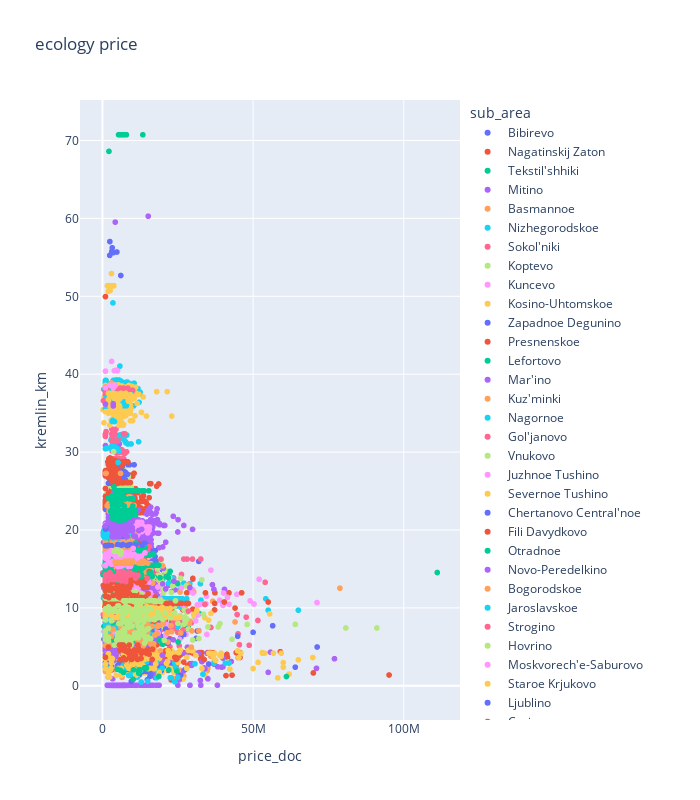

Notebook code cell kept with this figure:
### Code cell
fig = px.scatter(
    sber_data,
    x='price_doc',
    y='kremlin_km',
    color='sub_area',
    title='ecology price',
    width=700,
    height=800,
    orientation='v'
    #notched=True,
    #points="all"
)
fig.show()
